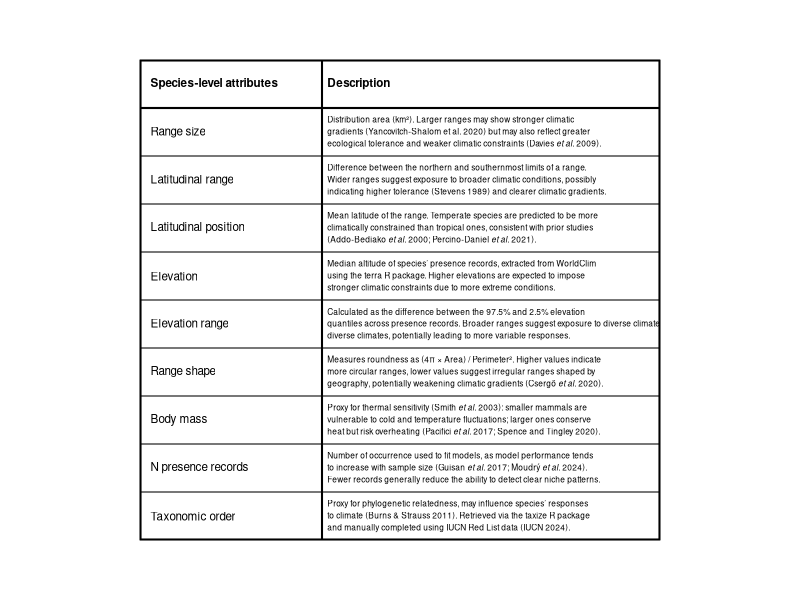

Recreate this plot in R.
#set margin parametres for the plot
par(mar=c(3,7,3,7))

#make the empty plot
plot(1, type = "n", xlab = "", ylab = "", xlim = c(0, 10), ylim = c(0, 10),
     xaxs = "i", yaxs = "i", axes = F, frame.plot = TRUE)

#make lines creating a table (cols)
lines(c(0, 0), c(0, 10), lwd = 3)
lines(c(3.5, 3.5), c(0, 10), lwd = 2)
lines(c(10, 10), c(0, 10), lwd = 3)

#make lines creating a table (rows)
lines(c(0, 10), c(0, 0), lwd = 3)
lines(c(0, 10), c(10/10, 10/10))
lines(c(0, 10), c(10/10 *2, 10/10 *2))
lines(c(0, 10), c(10/10 *3, 10/10 *3))
lines(c(0, 10), c(10/10 *4, 10/10 *4))
lines(c(0, 10), c(10/10 *5, 10/10 *5))
lines(c(0, 10), c(10/10 *6, 10/10 *6))
lines(c(0, 10), c(10/10 *7, 10/10 *7))
lines(c(0, 10), c(10/10 *8, 10/10 *8))
lines(c(0, 10), c(10/10 *9, 10/10 *9), lwd = 2)
lines(c(0, 10), c(10, 10), lwd = 3)

#define sizes
cex_att <- 0.7
cex_desc <- 0.5
cex_tit <- 0.7

#add text to the table
text(0.2, 0.5, 'Taxonomic order', cex = cex_att, adj = 0)
text(0.2, 10/10 + 0.5, 'N presence records', cex = cex_att, adj = 0)
text(0.2, (10/10 * 2) + 0.5, 'Body mass', cex = cex_att, adj = 0)
text(0.2, (10/10 * 3) + 0.5, 'Range shape', cex = cex_att, adj = 0)
text(0.2, (10/10 * 4) + 0.5, 'Elevation range', cex = cex_att, adj = 0)
text(0.2, (10/10 * 5) + 0.5, 'Elevation', cex = cex_att, adj = 0)
text(0.2, (10/10 * 6) + 0.5, 'Latitudinal position', cex = cex_att, adj = 0)
text(0.2, (10/10 * 7) + 0.5, 'Latitudinal range', cex = cex_att, adj = 0)
text(0.2, (10/10 * 8) + 0.5, 'Range size', cex = cex_att, adj = 0)
text(0.2, (10/10 * 9) + 0.5, 'Species-level attributes', cex = cex_tit, adj = 0, font = 2)



'Proxy for phylogenetic relatedness, may influence species’ responses to climate (Burns & Strauss 2011). Retrieved via the taxize R package (Chamberlain & Szöcs 2013) and manually completed using IUCN Red List data (IUCN 2024).'

text(3.6, 0.75, 'Proxy for phylogenetic relatedness, may influence species’ responses',
     cex = cex_desc, adj = 0)
text(3.6, 0.5, 'to climate (Burns & Strauss 2011). Retrieved via the taxize R package',
     cex = cex_desc, adj = 0)
text(3.6, 0.25, 'and manually completed using IUCN Red List data (IUCN 2024).',
     cex = cex_desc, adj = 0)

'Number of occurrences used to fit models, as model performance tends to increase with sample size (Guisan et al. 2017; Moudrý et al. 2024). Fewer records generally reduce the ability to detect clear niche patterns.'

text(3.6, 10/10 + 0.75, 'Number of occurrence used to fit models, as model performance tends',
     cex = cex_desc, adj = 0)
text(3.6, 10/10 + 0.5, expression('to increase with sample size (Guisan' ~ italic('et al.') ~  '2017; Moudrý' ~ italic('et al.') ~ '2024).'),
     cex = cex_desc, adj = 0)
text(3.6, 10/10 + 0.25, 'Fewer records generally reduce the ability to detect clear niche patterns.',
     cex = cex_desc, adj = 0)


"Proxy for thermal sensitivity (Smith et al. 2003): smaller mammals are vulnerable to cold and temperature fluctuations; larger ones conserve heat but risk overheating (Pacifici et al. 2017; Spence and Tingley 2020)."


text(3.6, (10/10 * 2) + 0.75, expression('Proxy for thermal sensitivity (Smith' ~ italic('et al.') ~ '2003): smaller mammals are'),
     cex = cex_desc, adj = 0)
text(3.6, (10/10 * 2) + 0.5, 'vulnerable to cold and temperature fluctuations; larger ones conserve', cex = cex_desc, adj = 0)
text(3.6, (10/10 * 2) + 0.25, expression('heat but risk overheating (Pacifici' ~ italic('et al.') ~ '2017; Spence and Tingley 2020).'), cex = cex_desc, adj = 0)


'Measures roundness as (4π × Area) / Perimeter². Higher values indicate more circular ranges, lower values suggest irregular ranges shaped by geography, potentially weakening climatic gradients (Csergő et al. 2020).'

text(3.6, (10/10 * 3) + 0.75, 'Measures roundness as (4π × Area) / Perimeter². Higher values indicate', cex = cex_desc, adj = 0)
text(3.6, (10/10 * 3) + 0.5, 'more circular ranges, lower values suggest irregular ranges shaped by', cex = cex_desc, adj = 0)
text(3.6, (10/10 * 3) + 0.25, expression('geography, potentially weakening climatic gradients (Csergő' ~ italic('et al.') ~ '2020).'), cex = cex_desc, adj = 0)


'Calculated as the difference between the 97.5% and 2.5% elevation quantiles across presence records. Broader ranges suggest exposure to diverse climates, potentially leading to more variable responses.'


text(3.6, (10/10 * 4) + 0.75, 'Calculated as the difference between the 97.5% and 2.5% elevation', cex = cex_desc, adj = 0)
text(3.6, (10/10 * 4) + 0.5, 'quantiles across presence records. Broader ranges suggest exposure to diverse climates, potentially leading to more variable responses.', cex = cex_desc, adj = 0)
text(3.6, (10/10 * 4) + 0.25, 'diverse climates, potentially leading to more variable responses.', cex = cex_desc, adj = 0)


'Median altitude of species’ presence records, extracted from WorldClim using the terra R package. Higher elevations are expected to impose stronger climatic constraints due to more extreme conditions.'

text(3.6, (10/10 * 5) + 0.75, 'Median altitude of species’ presence records, extracted from WorldClim', cex = cex_desc, adj = 0)
text(3.6, (10/10 * 5) + 0.5, 'using the terra R package. Higher elevations are expected to impose', cex = cex_desc, adj = 0)
text(3.6, (10/10 * 5) + 0.25, 'stronger climatic constraints due to more extreme conditions.', cex = cex_desc, adj = 0)


'Mean latitude of the range. Temperate species are predicted to be more climatically constrained than tropical ones, consistent with prior studies (Addo-Bediako et al. 2000; Stuart-Smith et al. 2017; Percino-Daniel et al. 2021).'

text(3.6, (10/10 * 6) + 0.75, 'Mean latitude of the range. Temperate species are predicted to be more', cex = cex_desc, adj = 0)
text(3.6, (10/10 * 6) + 0.5, 'climatically constrained than tropical ones, consistent with prior studies', cex = cex_desc, adj = 0)
text(3.6, (10/10 * 6) + 0.25, expression('(Addo-Bediako' ~ italic('et al.') ~ '2000; Percino-Daniel' ~ italic('et al.') ~ '2021).'), cex = cex_desc, adj = 0)


'Difference between the northern and southernmost limits of a species range. Wider ranges suggest exposure to broader climatic conditions, potentially indicating greater ecological tolerance (Stevens 1989) and clearer climatic gradients.'


text(3.6, (10/10 * 7) + 0.75, 'Difference between the northern and southernmost limits of a range.', cex = cex_desc, adj = 0)
text(3.6, (10/10 * 7) + 0.5, 'Wider ranges suggest exposure to broader climatic conditions, possibly', cex = cex_desc, adj = 0)
text(3.6, (10/10 * 7) + 0.25, 'indicating higher tolerance (Stevens 1989) and clearer climatic gradients.', cex = cex_desc, adj = 0)



'Distribution area (km²). Larger ranges may show stronger climatic gradients (Yancovitch-Shalom et al. 2020) but may also reflect greater ecological tolerance and weaker climatic constraints (Davies et al. 2009).'

text(3.6, (10/10 * 8) + 0.75, 'Distribution area (km²). Larger ranges may show stronger climatic', cex = cex_desc, adj = 0)
text(3.6, (10/10 * 8) + 0.5, 'gradients (Yancovitch-Shalom et al. 2020) but may also reflect greater', cex = cex_desc, adj = 0)
text(3.6, (10/10 * 8) + 0.25, expression('ecological tolerance and weaker climatic constraints (Davies' ~ italic('et al.') ~ '2009).'), cex = cex_desc, adj = 0)

text(3.6, (10/10 * 9) + 0.5, 'Description', cex = cex_tit, adj = 0, font = 2)
